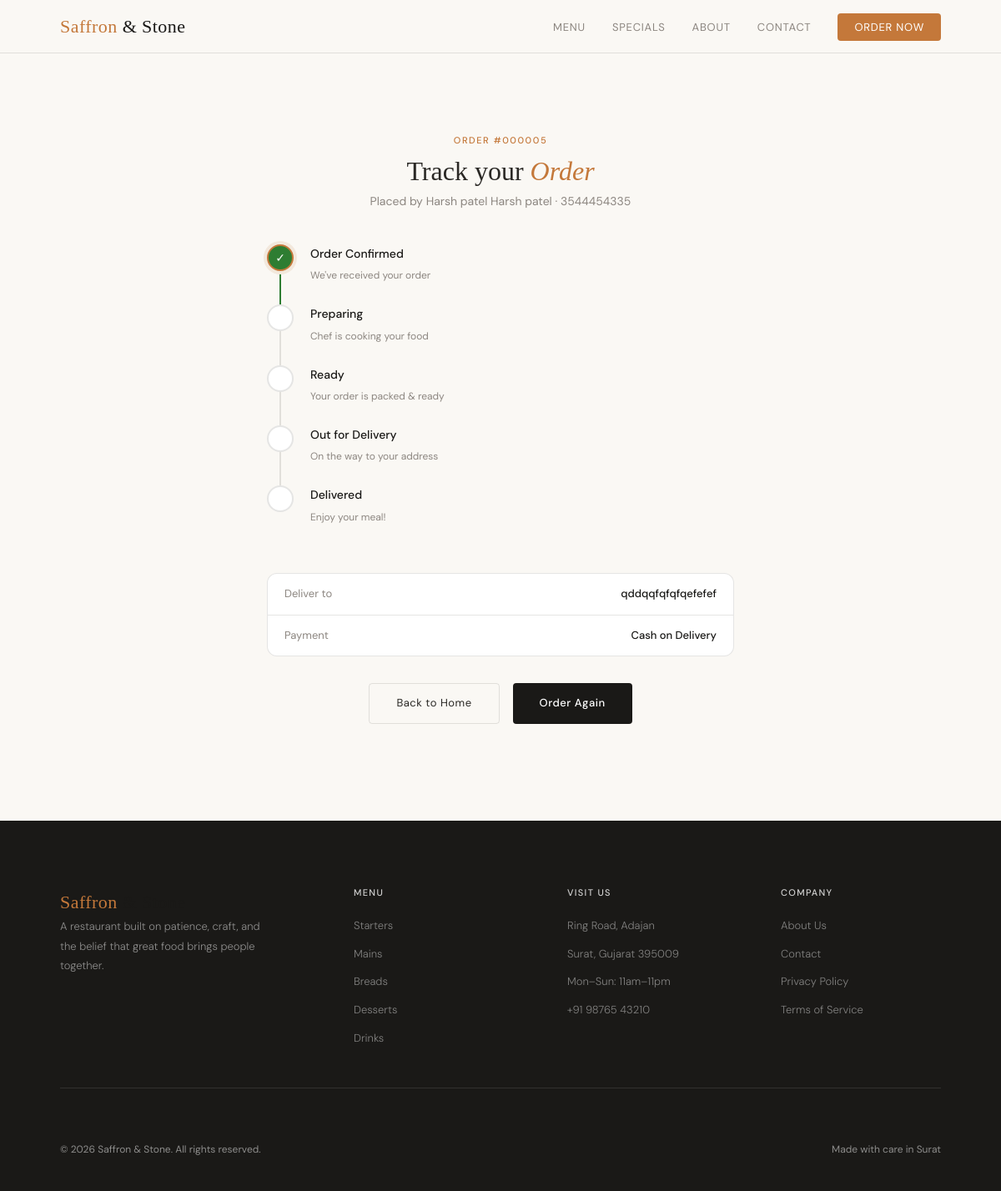
Screenshot of /order/track/5/ with the database file from the repository.
### myapp/models.py (models this page shows, shortened)
class Order(models.Model):
    ORDER_TYPE_CHOICES = [
        ('delivery', 'Delivery'),
        ('pickup',   'Self Pickup'),
        ('dine',     'Dine In'),
    ]
    PAYMENT_CHOICES = [
        ('cod',  'Cash on Delivery'),
        ('upi',  'UPI / GPay / PhonePe'),
        ('card', 'Credit / Debit Card'),
    ]
    STATUS_CHOICES = [
        ('confirmed',         'Confirmed'),
        ('preparing',         'Preparing'),
        ('ready',             'Ready'),
        ('out_for_delivery',  'Out for Delivery'),
        ('delivered',         'Delivered'),
        ('cancelled',         'Cancelled'),
    ]
    first_name     = models.CharField(max_length=100)
    last_name      = models.CharField(max_length=100, blank=True)
    phone          = models.CharField(max_length=20)
    email          = models.EmailField(blank=True)
    order_type     = models.CharField(max_length=20, choices=ORDER_TYPE_CHOICES, default='delivery')
    address        = models.TextField(blank=True)
    payment_method = models.CharField(max_length=20, choices=PAYMENT_CHOICES, default='cod')
    notes          = models.TextField(blank=True)
    items          = models.ManyToManyField(MenuItem, blank=True, related_name='orders')
    total_amount   = models.DecimalField(max_digits=10, decimal_places=2, null=True, blank=True)
    status         = models.CharField(max_length=30, choices=STATUS_CHOICES, default='confirmed')
    created_at     = models.DateTimeField(auto_now_add=True)
    updated_at     = models.DateTimeField(auto_now=True)
    class Meta:
        ordering = ['-created_at']

### myapp/views.py (the view)
# urls.py: path('order/track/<int:pk>/',     order_track,      name='order_track'),
def order_track(request, pk):
    order_obj = get_object_or_404(Order, pk=pk)
    return render(request, 'order_track.html', {'order': order_obj})

### myapp/templates/order_track.html (shortened to what this page needs)
{% extends "base.html" %}
{% load static %}
{% block content %}
<section class="confirm-section">
  <div class="confirm-card" style="max-width:560px;">
    <p class="section-tag" style="text-align:center;margin-bottom:.5rem;">Order #{{ order.id|stringformat:"06d" }}</p>
    <h1 style="font-family:'Cormorant Garamond',serif;font-size:2rem;font-weight:400;text-align:center;margin-bottom:0.4rem;">
      Track your <em style="color:var(--accent);">Order</em>
    </h1>
    <p style="text-align:center;color:var(--warm-gray);font-size:14px;margin-bottom:2.5rem;">
      Placed by {{ order.first_name }} {{ order.last_name }} · {{ order.phone }}
    </p>
    <div class="track-steps">
      {% with status=order.status %}
      <div class="track-step {% if status in 'confirmed,preparing,ready,out_for_delivery,delivered' %}done{% endif %} {% if status == 'confirmed' %}current{% endif %}">
        <div class="track-dot"></div>
        <div class="track-label">
          <strong>Order Confirmed</strong>
          <span>We've received your order</span>
        </div>
      </div>
      <div class="track-step {% if status in 'preparing,ready,out_for_delivery,delivered' %}done{% endif %} {% if status == 'preparing' %}current{% endif %}">
        <div class="track-dot"></div>
        <div class="track-label">
          <strong>Preparing</strong>
          <span>Chef is cooking your food</span>
        </div>
      </div>
      <div class="track-step {% if status in 'ready,out_for_delivery,delivered' %}done{% endif %} {% if status == 'ready' %}current{% endif %}">
        <div class="track-dot"></div>
        <div class="track-label">
          <strong>Ready</strong>
          <span>Your order is packed & ready</span>
        </div>
      </div>
      {% if order.order_type == 'delivery' %}
      <div class="track-step {% if status in 'out_for_delivery,delivered' %}done{% endif %} {% if status == 'out_for_delivery' %}current{% endif %}">
        <div class="track-dot"></div>
        <div class="track-label">
          <strong>Out for Delivery</strong>
          <span>On the way to your address</span>
        </div>
      </div>
      {% endif %}
      <div class="track-step {% if status == 'delivered' %}done{% endif %} {% if status == 'delivered' %}current{% endif %}">
        <div class="track-dot"></div>
        <div class="track-label">
          <strong>{% if order.order_type == 'pickup' %}Ready for Pickup{% else %}Delivered{% endif %}</strong>
          <span>Enjoy your meal!</span>
        </div>
      </div>
      {% endwith %}
    </div>
    <div class="confirm-meta" style="margin-top:2rem;">
      {% if order.address %}
      <div class="confirm-row"><span>Deliver to</span><strong>{{ order.address }}</strong></div>
      {% endif %}
      <div class="confirm-row"><span>Payment</span><strong>{{ order.get_payment_method_display }}</strong></div>
    </div>
    <div class="confirm-actions" style="margin-top:2rem;">
      <a href="{% url 'home' %}" class="btn-outline">Back to Home</a>
      <a href="{% url 'menu' %}" class="btn-primary">Order Again</a>
    </div>
  </div>
</section>
{% endblock %}

### myapp/static/main.css (style rules this page uses)
*, *::before, *::after { box-sizing: border-box; margin: 0; padding: 0; }
:root { --cream: #FAF8F4; --stone: #E8E4DC; --warm-gray: #8C8680; --charcoal: #2A2825; --ink: #1A1917; --accent: #C4783A; --accent-light: #F2E8DC; --white: #FFFFFF; --border: rgba(42,40,37,0.12); --radius: 4px; --radius-lg: 12px; --success: #2E7D32; --danger: #C62828; }
html { scroll-behavior: smooth; }
body { font-family: 'DM Sans', sans-serif; background: var(--cream); color: var(--charcoal); font-size: 15px; line-height: 1.6; }
h1, h2, h3, h4 { line-height: 1.2; }
em { font-style: italic; color: var(--accent); }
a { color: inherit; }
.btn-primary { background: var(--ink); color: var(--white); padding: 14px 32px; border-radius: var(--radius); text-decoration: none; font-size: 13px; font-weight: 500; letter-spacing: .04em; display: inline-block; transition: background .2s; }
.btn-outline { border: 1px solid var(--border); color: var(--charcoal); padding: 13px 32px; border-radius: var(--radius); text-decoration: none; font-size: 13px; font-weight: 400; letter-spacing: .04em; display: inline-block; transition: border-color .2s; }
section { padding: 6rem 6vw; }
.section-tag { font-size: 11px; letter-spacing: .14em; text-transform: uppercase; color: var(--accent); font-weight: 500; margin-bottom: .5rem; }
.confirm-section { padding: 6rem 6vw; display: flex; justify-content: center; }
.confirm-card { max-width: 600px; width: 100%; text-align: center; }
.confirm-meta { background: var(--white); border: 1px solid var(--border); border-radius: var(--radius-lg); overflow: hidden; margin-bottom: 1.5rem; text-align: left; }
.confirm-row { display: flex; justify-content: space-between; align-items: center; padding: .875rem 1.25rem; border-bottom: 1px solid var(--border); font-size: 13px; }
.confirm-row:last-child { border-bottom: none; }
.confirm-row span { color: var(--warm-gray); }
.confirm-row strong { color: var(--ink); font-weight: 500; }
.confirm-actions { display: flex; gap: 1rem; justify-content: center; flex-wrap: wrap; margin-bottom: 1.25rem; }
.track-steps { display: flex; flex-direction: column; gap: 0; text-align: left; }
.track-step { display: flex; gap: 1.25rem; align-items: flex-start; padding: 0 0 1.5rem; position: relative; }
.track-step:not(:last-child)::before { content: ''; position: absolute; left: 15px; top: 32px; width: 2px; bottom: 0; background: var(--border); }
.track-step.done:not(:last-child)::before { background: var(--success); }
.track-dot { width: 32px; height: 32px; border-radius: 50%; flex-shrink: 0; border: 2px solid var(--border); background: var(--white); display: flex; align-items: center; justify-content: center; position: relative; z-index: 1; }
.track-step.done .track-dot { background: var(--success); border-color: var(--success); }
.track-step.done .track-dot::after { content: '✓'; color: var(--white); font-size: 14px; font-weight: 500; }
.track-step.current .track-dot { border-color: var(--accent); box-shadow: 0 0 0 4px var(--accent-light); }
.track-label strong { display: block; font-size: 14px; font-weight: 500; color: var(--ink); margin-bottom: 2px; }
.track-label span { font-size: 12px; color: var(--warm-gray); }

### rows the page displays
Order: id "000005", first_name "Harsh patel", last_name "Harsh patel", phone "3544454335", address "qddqqfqfqfqefefef", payment_method "Cash on Delivery"
